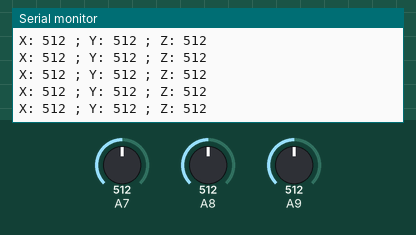
The sketch below on a simulated Arduino Mega 2560, built with avr-gcc and run on an emulated ATmega2560. On the bench: the last lines printed to the serial monitor. The test bench sets the inputs (shaded band); at power-on: A7 = 512, A8 = 512, A9 = 512.

Above: at 5.7 s.
5.8 s: A7 set to 990
At 5.86 s:
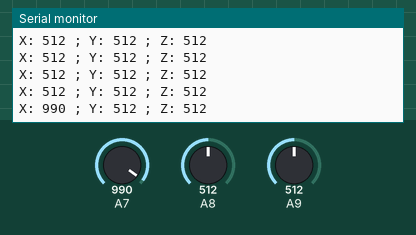
8.8 s: A7 set to 1012
At 8.89 s:
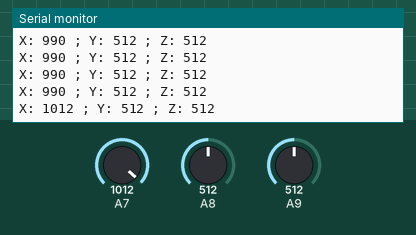
Timing chart, 0 to 11.8 s (numbered marks = the images above; inputs shaded):
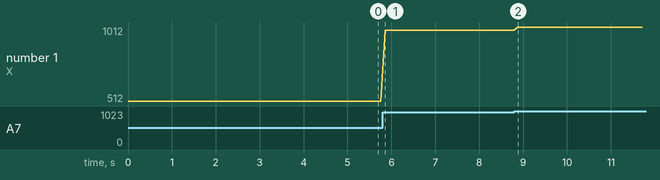

The sketch:

Lab4_2a.ino
```cpp
/*
  Resolution for Lab 4, 2.a) for the
 Energia workshop with Educational Boosterpack Mk II by Luís Afonso

 Made in 12/02/2016 by Luís Afonso
 */

/* Macros for the accelerometer pins */
#define Acc_Xaxis_Pin 23
#define Acc_Yaxis_Pin 24
#define Acc_Zaxis_Pin 25

void setup()
{

  /* Initialize serial at 9600 */
  Serial.begin(9600);
}

void loop()
{
  /* Read and store the analog value at the joystick X axis pin in Xaxis_Value */
  int Xaxis_Value = analogRead(Acc_Xaxis_Pin);
  /* Read and store the analog value at the joystick Y axis pin in Yaxis_Value */
  int Yaxis_Value = analogRead(Acc_Yaxis_Pin);
  /* Read and store the analog value at the joystick Y axis pin in Yaxis_Value */
  int Zaxis_Value = analogRead(Acc_Zaxis_Pin);

  Serial.print("X: ");
  Serial.print(Xaxis_Value);
  Serial.print(" ; Y: ");
  Serial.print(Yaxis_Value);
  Serial.print(" ; Z: ");
  Serial.println(Zaxis_Value);
  delay(100);
}
```

Measured:
- after the input at 5.8 s, the serial monitor: prints a new line after 0.06 s (image 1)
- after the input at 8.8 s, the serial monitor: prints a new line after 0.08 s (image 2)
- plotted number 1: 512 → 990 after the input at 5.8 s, 990 → 1012 after the input at 8.8 s
